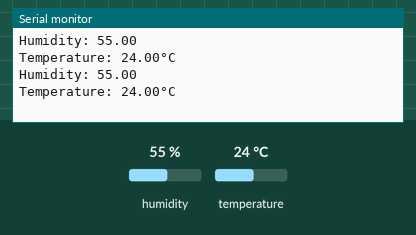
This sketch was run on a simulated ESP32. Parts: the last lines printed to the serial monitor. Inputs (shaded band) come from the test bench; at power-on: humidity 55 %, temperature 24 °C.

Above: at 2.8 s.
2.9 s: humidity set to 22 %
At 5.3 s:
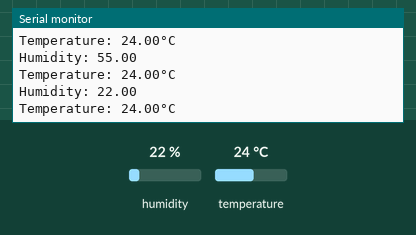
5.6 s: temperature set to 12 °C
At 6.7 s:
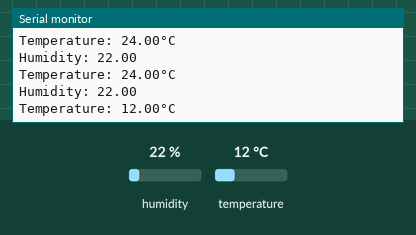
8.3 s: humidity set to 40 %
At 11.5 s:
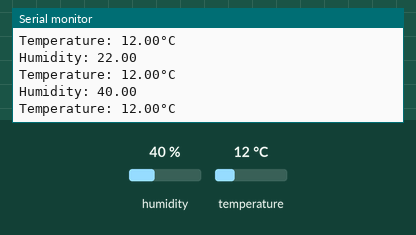
Timing chart, 0 to 13.0 s (numbered marks = the images above; inputs shaded):
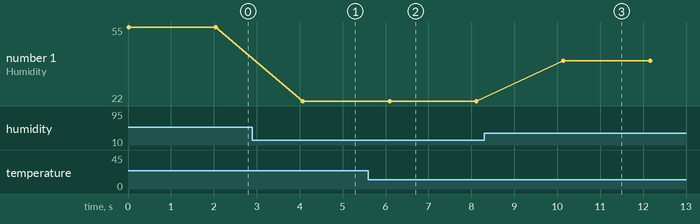

The sketch:

Membaca_data_dari_sensor_DHT11.ino
```cpp
#include <DHT.h>

// Deklarasi pin dan tipe sensor
#define DHTPIN T2
#define DHTTYPE DHT11

DHT dht(DHTPIN, DHTTYPE);

void setup() {
  Serial.begin(9600);
  dht.begin();
}

void loop() {
  // Membaca kelembapan (h) dan suhu (t)
  float h = dht.readHumidity();
  float t = dht.readTemperature();

  // Menampilkan ke Serial Monitor
  Serial.print(F("Humidity: "));
  Serial.print(h);
  Serial.print("\n");

  Serial.print(F("Temperature: "));
  Serial.print(t);
  Serial.print(F("°C \n"));

  // Jeda 2 detik sebelum membaca lagi
  delay(2000);
}
```

Measured:
- after the input at 2.9 s, the serial monitor: prints a new line after 1.2 s (image 1)
- after the input at 5.6 s, the serial monitor: prints a new line after 0.49 s (image 2)
- after the input at 8.3 s, the serial monitor: prints a new line after 1.8 s (image 3)
- plotted number 1: 55 → 22 after the input at 2.9 s, 22 → 40 after the input at 8.3 s
